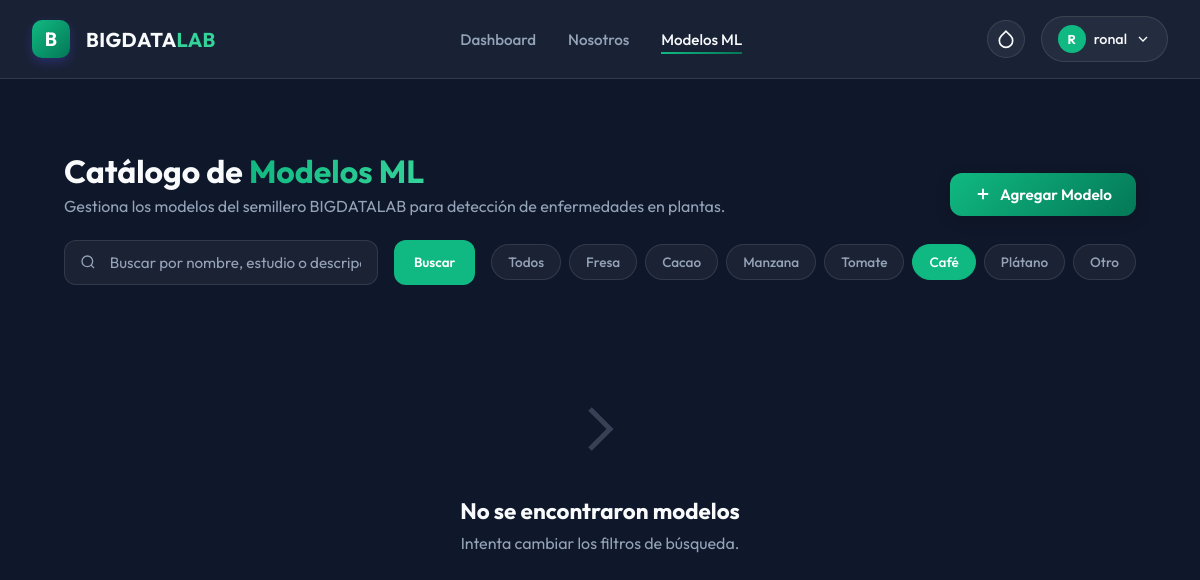
Page /modelos/?categoria=cafe (signed in) on the earlier database version.
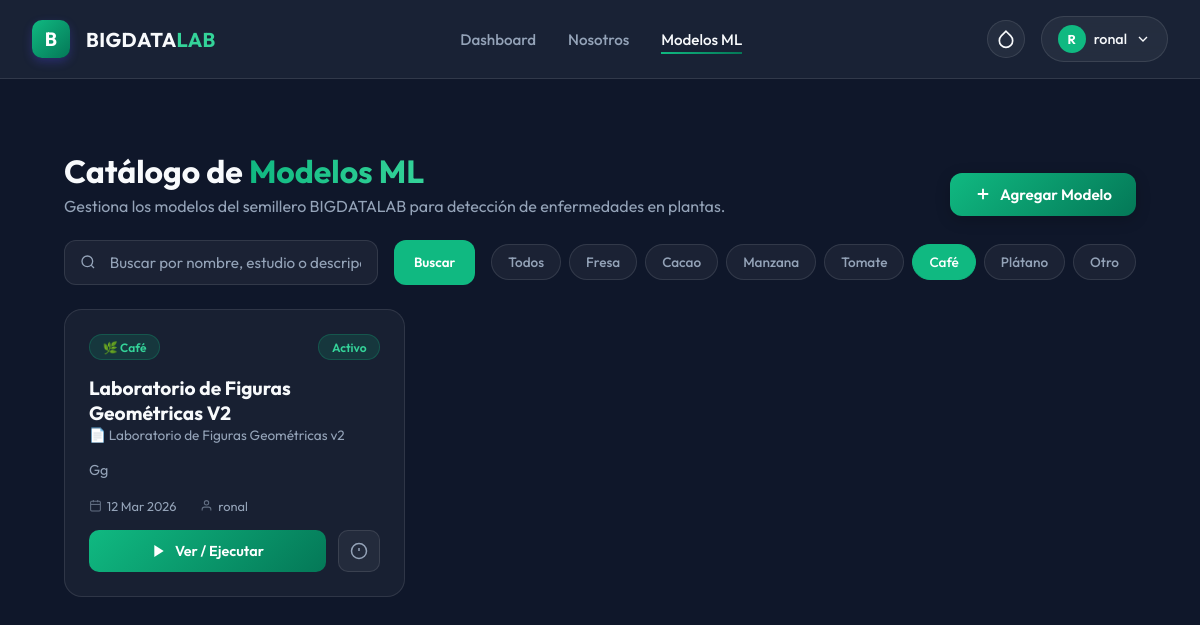
Same page on the later database version.
### app/models.py (models this page shows, shortened)
class ModeloML(models.Model):
    CATEGORIA_CHOICES = [
        ('fresa', 'Fresa'),
        ('cacao', 'Cacao'),
        ('manzana', 'Manzana'),
        ('tomate', 'Tomate'),
        ('cafe', 'Café'),
        ('platano', 'Plátano'),
        ('otro', 'Otro'),
    ]
    ESTADO_CHOICES = [
        ('activo', 'Activo'),
        ('inactivo', 'Inactivo'),
        ('entrenamiento', 'En Entrenamiento'),
    ]
    nombre = models.CharField(max_length=255)
    nombre_estudio = models.CharField(max_length=255, verbose_name='Nombre del Estudio')
    descripcion = models.TextField()
    categoria = models.CharField(max_length=50, choices=CATEGORIA_CHOICES)
    estado = models.CharField(max_length=20, choices=ESTADO_CHOICES, default='activo')
    archivo_modelo = models.FileField(
        upload_to='modelos_ml/',
        verbose_name='Archivo del Modelo (.onnx, .pkl)',
        help_text='Sube el archivo de tu modelo entrenado (formatos aceptados: .onnx, .pkl)'
    )
    documento_estudio = models.FileField(
        upload_to='estudios_pdf/',
        verbose_name='Documento del Estudio (PDF)',
        blank=True,
        null=True,
        help_text='Documento PDF con la investigación o estudio relacionado'
    )
    precision = models.DecimalField(
        max_digits=5,
        decimal_places=2,
        blank=True,
        null=True,
        verbose_name='Precisión (%)',
        help_text='Precisión del modelo en porcentaje (ej: 95.87)'
    )
    img_width = models.IntegerField(
        default=28,
        verbose_name='Ancho de Entrada (px)',
        help_text='Ancho esperado de la imagen por el modelo ONNX (ej: 28, 224).'
    )
    img_height = models.IntegerField(
        default=28,
        verbose_name='Alto de Entrada (px)',
        help_text='Alto esperado de la imagen por el modelo ONNX (ej: 28, 224).'
    )
    es_rgb = models.BooleanField(
        default=False,
        verbose_name='¿Es RGB (A color)?',
        help_text='Marca esta opción si el modelo fue entrenado con imágenes a color. Déjalo vacío si es en escala de grises.'
    )
    invertir_colores = models.BooleanField(
        default=False,
        verbose_name='¿Invertir Colores?',
        help_text='Ideal para modelos como MNIST que esperan trazos blancos sobre fondo negro.'
    )
    nombres_clases = models.TextField(
        blank=True,
        null=True,
        verbose_name='Nombres de las Clases',
        help_text='Nombres separados por comas. Ej: "Manzana Sana,Manzana Enferma". Convierte el resultado numérico en texto legible.'
    )
    usuario = models.ForeignKey(User, on_delete=models.CASCADE, related_name='modelos_ml')
    fecha_creacion = models.DateTimeField(auto_now_add=True)
    fecha_actualizacion = models.DateTimeField(auto_now=True)
    class Meta:
        ordering = ['-fecha_creacion']
        verbose_name = 'Modelo ML'
        verbose_name_plural = 'Modelos ML'

### app/views.py (the view)
# urls.py: path('modelos/', views.modelos_lista, name='modelos_lista'),
@login_required(login_url='index')
def modelos_lista(request):
    from app.models import ModeloML
    query = request.GET.get('q', '')
    categoria = request.GET.get('categoria', '')
    modelos = ModeloML.objects.all().order_by('-fecha_creacion')
    if query:
        modelos = modelos.filter(nombre__icontains=query) | modelos.filter(nombre_estudio__icontains=query) | modelos.filter(descripcion__icontains=query)
    if categoria:
        modelos = modelos.filter(categoria=categoria)
    CATEGORIAS = ModeloML.CATEGORIA_CHOICES
    return render(request, 'modelos_lista.html', {
        'modelos': modelos,
        'categorias': CATEGORIAS,
        'query': query,
        'categoria_activa': categoria,
    })

### app/templates/modelos_lista.html (shortened to what the changed rows need)
{% extends "base.html" %}
{% block content %}
<div class="page-header">
    <div class="page-header-left">
        <h1>Catálogo de <span>Modelos ML</span></h1>
    </div>
</div>
<div class="search-bar">
    <div class="filter-chips">
        <a href="{% url 'modelos_lista' %}{% if query %}?q={{ query }}{% endif %}" class="chip {% if not categoria_activa %}active{% endif %}">Todos</a>
        {% for key, label in categorias %}
        <a href="?categoria={{ key }}{% if query %}&q={{ query }}{% endif %}" class="chip {% if categoria_activa == key %}active{% endif %}">{{ label }}</a>
        {% endfor %}
    </div>
</div>
<div class="modelos-grid">
    {% if modelos %}
        {% for modelo in modelos %}
        <div class="modelo-card">
            <div class="card-top">
                <span class="categoria-badge">🌿 {{ modelo.get_categoria_display }}</span>
                <span class="estado-badge estado-{{ modelo.estado }}">{{ modelo.get_estado_display }}</span>
            </div>
            <div>
                <div class="card-nombre">{{ modelo.nombre }}</div>
                <div class="card-estudio">📄 {{ modelo.nombre_estudio }}</div>
            </div>
            <p class="card-descripcion">{{ modelo.descripcion }}</p>
            <div class="card-meta">
                <span class="card-meta-item">
                    <svg width="13" height="13" viewBox="0 0 24 24" fill="none" stroke="currentColor" stroke-width="2"><rect x="3" y="4" width="18" height="18" rx="2" ry="2"/><line x1="16" y1="2" x2="16" y2="6"/><line x1="8" y1="2" x2="8" y2="6"/><line x1="3" y1="10" x2="21" y2="10"/></svg>
                    {{ modelo.fecha_creacion|date:"d M Y" }}
                </span>
                <span class="card-meta-item">
                    <svg width="13" height="13" viewBox="0 0 24 24" fill="none" stroke="currentColor" stroke-width="2"><path d="M20 21v-2a4 4 0 0 0-4-4H8a4 4 0 0 0-4 4v2"/><circle cx="12" cy="7" r="4"/></svg>
                    {{ modelo.usuario.get_full_name|default:modelo.usuario.username }}
                </span>
            </div>
            <div class="card-actions">
                <a href="{% url 'modelo_detalle' modelo.pk %}" class="btn-play">
                    <svg width="16" height="16" viewBox="0 0 24 24" fill="currentColor"><polygon points="5 3 19 12 5 21 5 3"/></svg>
                    Ver / Ejecutar
                </a>
                <a href="{% url 'modelo_detalle' modelo.pk %}" class="btn-detalle" title="Ver detalle">
                    <svg width="18" height="18" viewBox="0 0 24 24" fill="none" stroke="currentColor" stroke-width="2"><circle cx="12" cy="12" r="10"/><line x1="12" y1="8" x2="12" y2="12"/><line x1="12" y1="16" x2="12.01" y2="16"/></svg>
                </a>
            </div>
        </div>
        {% endfor %}
    {% else %}
        <div class="empty-state">
            <svg width="80" height="80" viewBox="0 0 24 24" fill="none" stroke="currentColor" stroke-width="1.5"><path d="m9 18 6-6-6-6"/></svg>
            <h3>No se encontraron modelos</h3>
            <p>{% if query or categoria_activa %}Intenta cambiar los filtros de búsqueda.{% else %}¡Sé el primero en agregar un modelo al catálogo!{% endif %}</p>
        </div>
    {% endif %}
</div>
{% endblock %}

Differences in the rows shown:
added ModeloML: categoria "Café", estado "Activo", nombre "Laboratorio de Figuras Geométricas V2", nombre_estudio "Laboratorio de Figuras Geométricas v2", descripcion "Gg", fecha_creacion "12 Mar 2026", usuario.get_full_name "ronal"
Other differences:
text no longer shown: "No se encontraron modelos Intenta cambiar los filtros de búsqueda."
